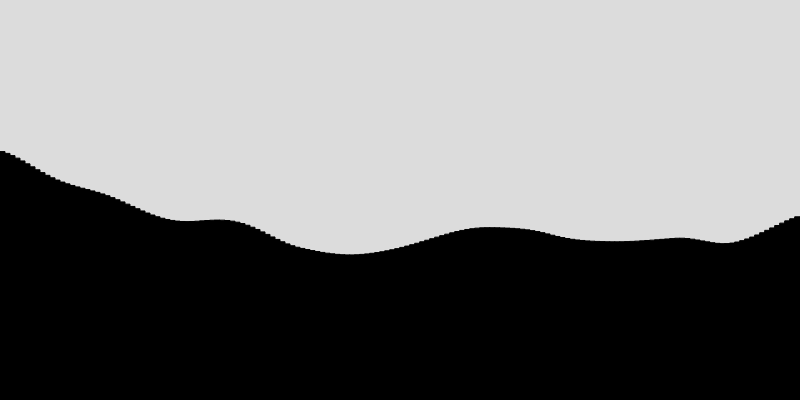
Frame 1 (no input)
Frame 60 (no input): identical to frame 1, image omitted
Frame 120 (the mouse pressed at the canvas centre since frame 60): identical to frame 1, image omitted

The p5.js sketch that drew this single still picture (run headless with seeded random() and noise() and a simulated clock; from frame 60 on, the mouse is pressed at the canvas centre):

// p5.js sketch
// ── sketch.js
// terrian
// faraan
// monday, october 30
//


let terrain = []; // store the height
let noiseOffset = 0.0; 
let rectWidth = 5; // Width of each rectangle
let rectHeightRange = 350; // how high the rectangles can go

function setup() {
  createCanvas(800, 400);
  generateTerrain(); // make terrain
}

function draw() {
  background(220);
  drawTerrain(); // Draw the terrain
}


function generateTerrain() {
  noiseOffset = 0.03; // how smooth the terrian is



  // using noise function for terrian
  for (let x = 0; x < width; x += rectWidth) {
    const rectHeight = map(noise(noiseOffset), 0, 1, 50, rectHeightRange);
    terrain.push(rectHeight);
    noiseOffset += 0.01; //play around with the noise offset
  }
}

function drawTerrain() {
  for (let i = 0; i < terrain.length; i++) {
    const x = i * rectWidth;
    const y = height - terrain[i];
    fill(0, 0, 0); // terrian black 
    rect(x, y, rectWidth, terrain[i]);
  }
}
